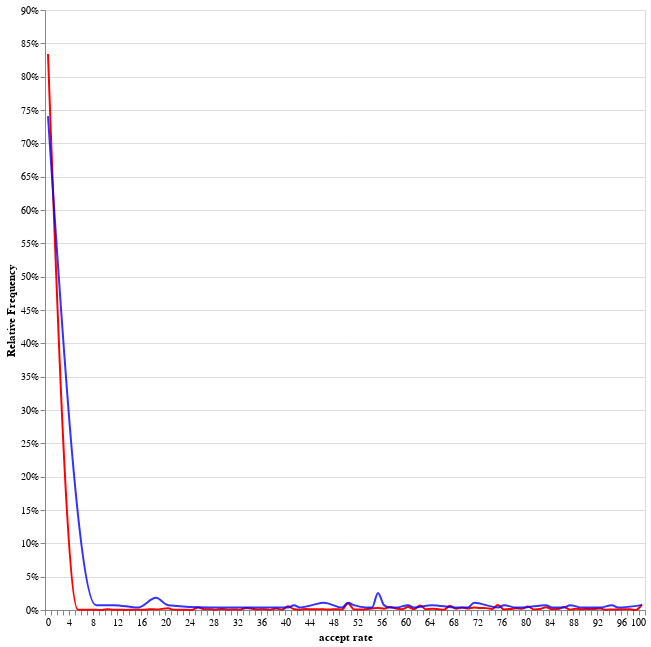

Write the Vega-Lite specification saved for this chart.
### Vega-Lite specification from a JSON file in a GitHub repository (floating-point values rounded to 4 significant figures; data arrays with more than 128 entries replaced by an {"elided": "..."} marker saying what was removed)
{"$schema": "https://vega.github.io/schema/vega-lite/v5.json", "data": {"values": {"elided": "9518 records"}}, "width": 600, "height": 600, "layer": [{"transform": [{"filter": "datum.tag == 'wordpress' "}, {"bin": {"anchor": 0, "step": 1}, "field": "accept rate", "as": "bin_value"}, {"aggregate": [{"op": "count", "as": "Count"}], "groupby": ["bin_value", "bin_value_end"]}, {"joinaggregate": [{"op": "sum", "field": "Count", "as": "TotalCount"}]}, {"calculate": "datum.Count/datum.TotalCount", "as": "PercentOfTotal"}], "mark": {"type": "line", "interpolate": "monotone"}, "encoding": {"x": {"title": "accept rate", "field": "bin_value", "bin": {"binned": true, "step": 1}}, "x2": {"field": "bin_value_end"}, "y": {"title": "Relative Frequency", "field": "PercentOfTotal", "type": "quantitative", "axis": {"format": ".1~%"}}, "color": {"value": "red"}}}, {"transform": [{"filter": "datum.tag == 'drupal' "}, {"bin": {"anchor": 0, "step": 1}, "field": "accept rate", "as": "bin_value"}, {"aggregate": [{"op": "count", "as": "Count"}], "groupby": ["bin_value", "bin_value_end"]}, {"joinaggregate": [{"op": "sum", "field": "Count", "as": "TotalCount"}]}, {"calculate": "datum.Count/datum.TotalCount", "as": "PercentOfTotal"}, {"calculate": "datum.Count/datum.TotalCount", "as": "PercentOfTotal"}], "mark": {"type": "line", "interpolate": "monotone"}, "encoding": {"x": {"title": "accept rate", "field": "bin_value", "bin": {"binned": true}}, "x2": {"field": "bin_value_end"}, "y": {"title": "Relative Frequency", "field": "PercentOfTotal", "type": "quantitative", "axis": {"format": ".1~%"}}, "opacity": {"value": 0.8}, "stroke": {"value": "blue"}}}]}
